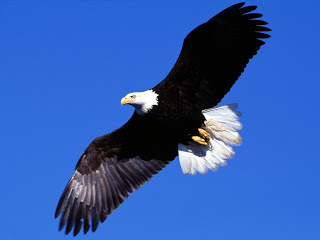
#> input picture t16 - t30/t-19/ag.jpg, 320 x 240 px
$ python t-19.py
#> lines starting #> are read from the running program, lines starting #| are printed output that depends on the picture
import cv2 as cv
import matplotlib.pyplot as plt

img = cv.imread('ag.jpg',0)
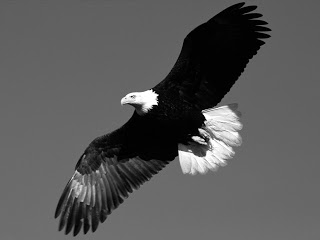
#> img: shape (240, 320); min 0, max 255, mean 88.9

Gx = cv.Sobel(img, dx=1, dy=0, ddepth=cv.CV_64F, ksize=3)
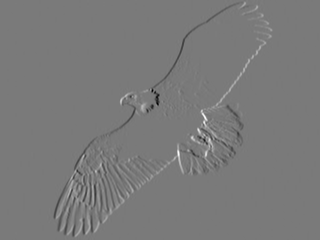
#> Gx: shape (240, 320) float64; min -907, max 982, mean -0.1; drawn with min black and max white
Gy = cv.Sobel(img, dx=0, dy=1, ddepth=cv.CV_64F, ksize=3)
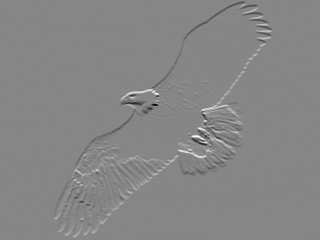
#> Gy: shape (240, 320) float64; min -1018, max 910, mean 0.6; drawn with min black and max white

sobel = (Gx ** 2 + Gy ** 2) ** (1 / 2)
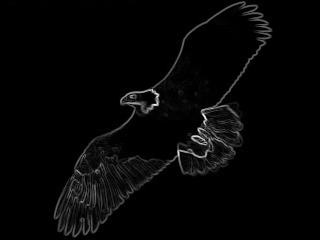
#> sobel: shape (240, 320) float64; min 0, max 1092.4, mean 26; drawn with min black and max white


plt.plot(1)
plt.subplot(2,2,1)

plt.imshow(img, cmap='gray')
plt.subplot(2,2,2)

plt.hist(img.ravel(),256,[0,256])
plt.subplot(2,2,3)

plt.imshow(sobel, cmap='gray')
plt.subplot(2,2,4)

plt.hist(sobel.ravel(),256,[0,256])

plt.show()
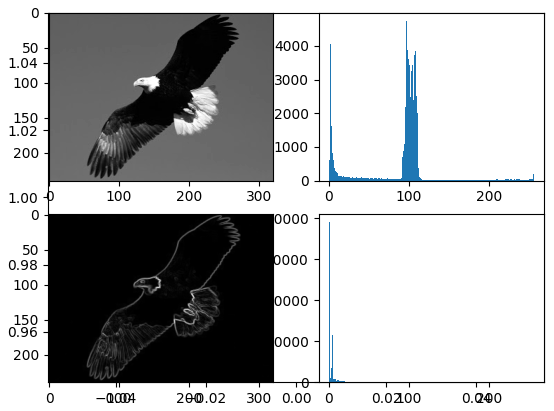
#> figure drawn by matplotlib, 5 panels; panel 3: tallest bar 4753 high, from x = 97 to 98; panel 5: tallest bar 38979 high, from x = 0 to 1


cv.waitKey(0)
